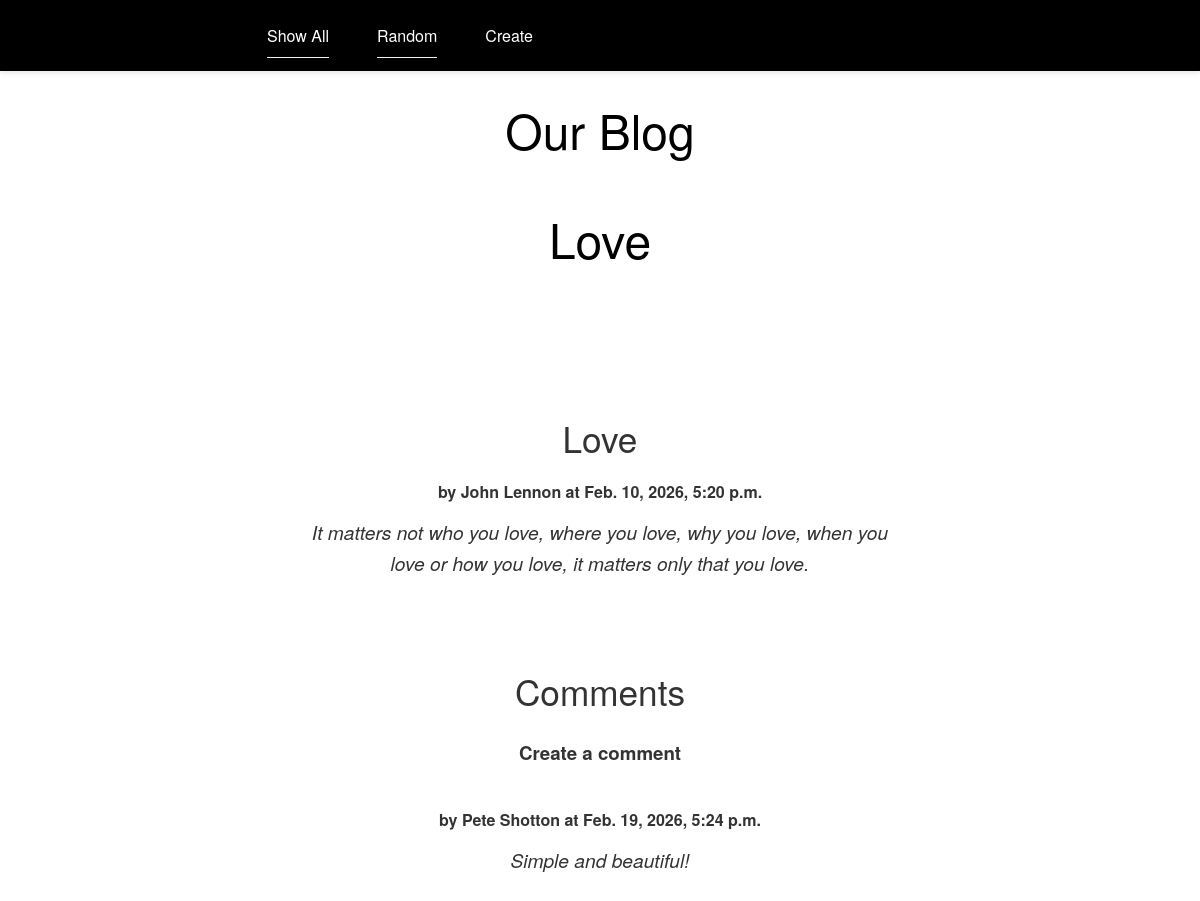
Screenshot of /blog/article/2 with the database file from the repository.
### blog/models.py (models this page shows, shortened)
class Article(models.Model):
    title = models.TextField(blank=False)
    author = models.TextField(blank=False)
    text = models.TextField(blank=False)
    published = models.DateTimeField(auto_now=True)
    image_url = models.URLField(blank=True)
    def get_comments(self):
        comments = Comment.objects.filter(article=self)
        return comments

class Comment(models.Model):
    article = models.ForeignKey("Article", on_delete=models.CASCADE)
    author = models.TextField(blank=False)
    text = models.TextField(blank=False)
    published = models.DateTimeField(auto_now=True)
    def __str__(self):
        return f'{self.text}'

### blog/views.py (the view)
# urls.py: path('article/<int:pk>', ArticleView.as_view(), name='article'),
class ArticleView(DetailView):
    model = Article
    template_name = 'blog/article.html' ## reusing same template
    context_object_name = 'article'

### blog/templates/blog/article.html (shortened to what this page needs)
{% extends 'blog/base.html' %}
 {% block content %}
<h1>{{article.title}}</h1>
 <main class="grid-container">
        <article class="featured">
            <div>
                <h2>{{article.title}}</h2>
                <strong>by {{article.author}} at {{article.published}}</strong>
                <p>
                {{article.text}}
                </p>
            </div>
        </article>
        <div>
            <h2>Comments</h2>
            <h3><a href="{% url 'create_comment' article.pk %}">Create a comment</a></h3>
            {% for comment in article.get_comments %}
                <div>
                    <strong>by {{comment.author}} at {{comment.published}}</strong>
                <p>{{comment.text}}</p>
                </div>
        {% endfor %}
        </div>
</main>
{% endblock %}

### static/styles.css (style rules this page uses)
:root { --color-black: #000000; --color-dark-grey: #333333; --color-medium-grey: #888888; --color-light-grey: #f2f2f2; --color-white: #ffffff; }
body { font-family: "Helvetica Neue UltraLight", "Helvetica Neue Light", "Helvetica Neue", Helvetica, Arial, sans-serif; font-weight: 300; background-color: var(--color-white); color: var(--color-dark-grey); margin: 0; padding: 0; text-align: center; line-height: 1.6; -webkit-font-smoothing: antialiased; -moz-osx-font-smoothing: grayscale; }
body { padding-top: 60px; }
h1 { font-size: 3rem; font-weight: 200; margin-top: 2rem; margin-bottom: 1rem; color: var(--color-black); }
h2 { font-size: 2.2rem; font-weight: 200; margin-top: 2rem; margin-bottom: 0.8rem; color: var(--color-dark-grey); }
p { font-size: 1.2rem; margin: 0.8rem auto; max-width: 700px; color: var(--color-dark-grey); }
p:first-of-type { font-style: italic; font-weight: 200; max-width: 600px; }
a { color: var(--color-dark-grey); text-decoration: none; transition: color 0.3s ease-in-out; }
div { padding: 20px; margin: 0 auto; max-width: 800px; }

### rows the page displays
Article: title "Love", author "John Lennon", published "Feb. 10, 2026, 5:20 p.m.", text "It matters not who you love, where you love, why you love, when you love or how you love, it matters only that you love."
Comment: author "Pete Shotton", published "Feb. 19, 2026, 5:24 p.m.", text "Simple and beautiful!"
